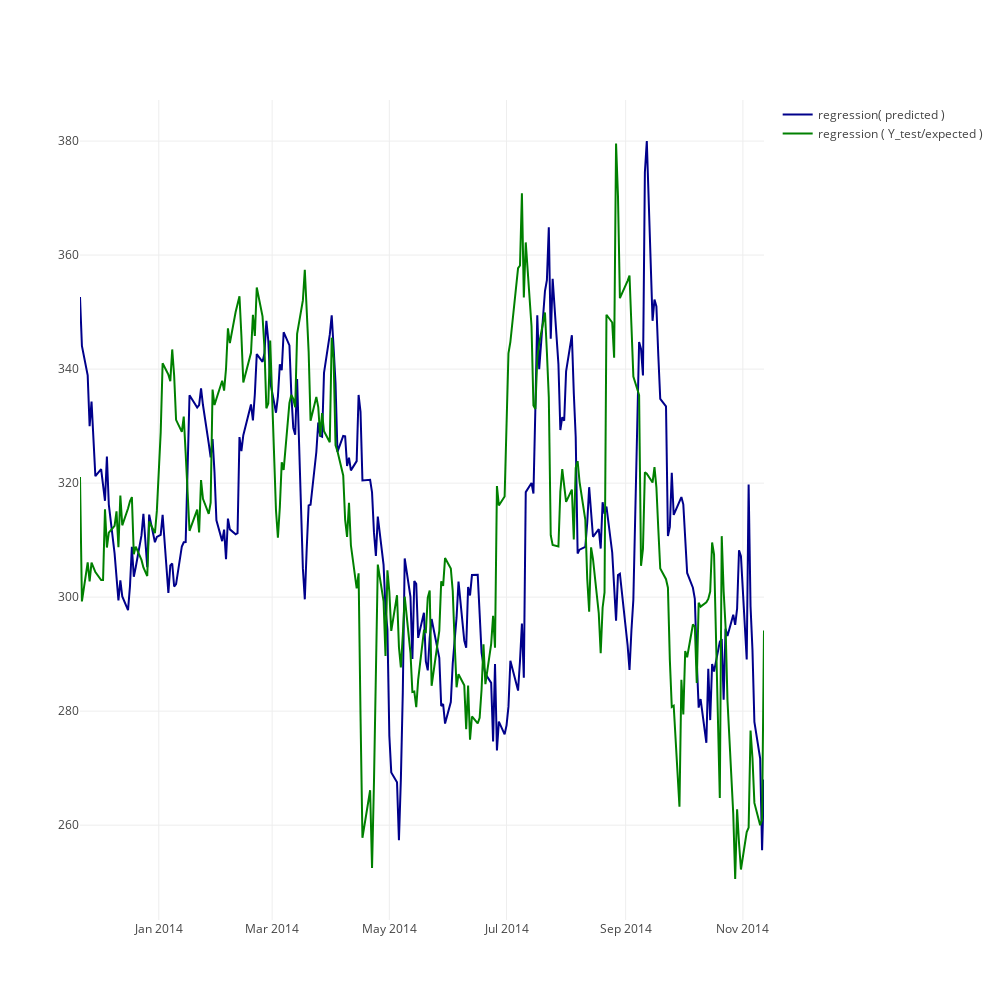

The notebook cell saved with this chart:
### Code cell
trace1 = go.Scatter(dict(line=dict(color='darkblue'),
                      x=df.index,
                      y=clf.predict(X_test),
                      name='regression( predicted )'))

trace2 = go.Scatter(dict(line=dict(color='green'),
                      x=df.index,
                      y=y_test.flatten(),
                      name='regression ( Y_test/expected )'))



layout = go.Layout(width=1000,height=1000,xaxis=dict(ticks='', showticklabels=True,
                              zeroline=False),
                   yaxis=dict(ticks='', showticklabels=True,
                              zeroline=False),
                   showlegend=True)

fig = go.Figure(data=[trace1, trace2], layout=layout)

iplot(fig)

### Figure 1 — Plotly figure (JSON) as saved in the notebook; plotly's stock layout.template omitted (floating-point values rounded to 4 significant figures; data arrays with more than 128 entries replaced by an {"elided": "..."} marker saying what was removed)
{"data": [{"line": {"color": "darkblue"}, "name": "regression( predicted )", "type": "scatter", "uid": "44444dcc-d76c-11e8-b8ba-acde48001122", "x": {"elided": "1240 str values"}, "y": {"elided": "246 float values"}}, {"line": {"color": "green"}, "name": "regression ( Y_test/expected )", "type": "scatter", "uid": "44445080-d76c-11e8-91ec-acde48001122", "x": {"elided": "1240 str values"}, "y": {"elided": "246 float values"}}], "layout": {"height": 1000, "showlegend": true, "width": 1000, "xaxis": {"showticklabels": true, "ticks": "", "zeroline": false}, "yaxis": {"showticklabels": true, "ticks": "", "zeroline": false}}}
